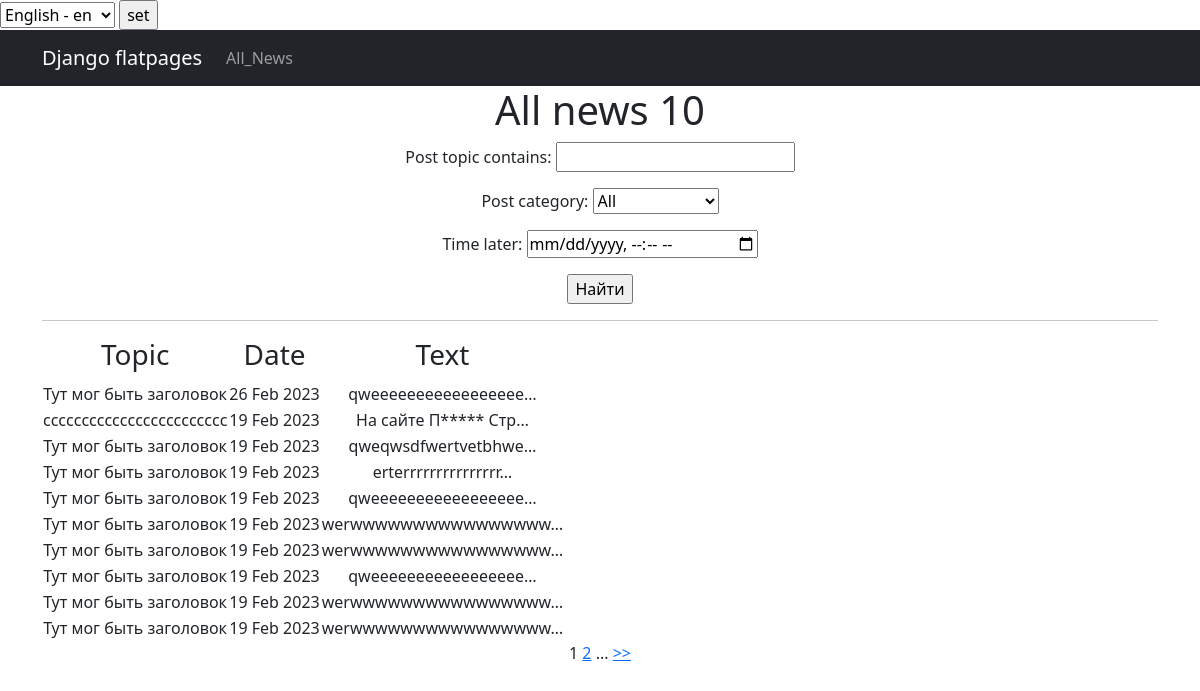
Page /news/ on the committed database.
### news/models.py (models this page shows, shortened)
class Post(models.Model): #модель должна содержать в себе статьи и новости, которые создают пользователи
    author = models.ForeignKey(Author, on_delete=models.CASCADE)
    article = 'ART'
    news = 'NEW'
    POSITIONS = [(article, 'статья'), (news, 'новость')]
    position = models.CharField(max_length=3, choices=POSITIONS, default='-')
    time = models.DateTimeField(auto_now_add=True)
    post_category = models.ManyToManyField(Category, through='PostCategoty')
    post_topic = models.CharField(max_length=255, default='Тут мог быть заголовок', help_text=_('post_topic'))
    post_text = models.TextField(default='Тут мог быть текст')
    rating = models.IntegerField(default=0)

### news/views.py (the view)
# urls.py: path('news/', PostList.as_view(), name='post_list'),
class PostList(ListView):
    model = Post
    ordering = '-time'
    template_name = 'posts.html'
    context_object_name = 'posts'
    paginate_by = 10
    def get_queryset(self):
        queryset = super().get_queryset()
        self.filterset = PostFilter(self.request.GET, queryset)
        return self.filterset.qs
    def get_context_data(self, **kwargs):
        context = super().get_context_data(**kwargs)
        context['filterset'] = self.filterset
        return context

### news/models.py (called while the page is built)
    def __str__(self):
        return f'{self.category_name}'

### news/templatetags/censor.py (called while the page is built)
@register.filter()
def bad_words(text):
    for word in text.split():
        word_trans = word.translate(str.maketrans('', '', string.punctuation))
        word_trans_lower = word_trans.lower()
        if word_trans_lower in obscene_words:
            word_g = word[0] + (len(word_trans)-1) * "*"
            text = text.replace(word_trans, word_g)
    return text

### news/templates/posts.html (shortened to what this page needs)
{% extends 'flatpages/default.html' %}
{% load censor %}
{% block content %}
{% load i18n %}
</html>
   <h1>{%trans 'All news'%} {{ posts|length }}</h1>
    <form action="" method="get">
            {{ filterset.form.as_p }}
            <input type="submit" value="Найти" />
    </form>
    <hr>
   {% if posts %}
       <table>
           <tr>
               <td><h3>{%trans 'Topic'%}</h3></td>
               <td><h3>{%trans 'Date'%}</h3></td>
               <td><h3>{%trans 'Text'%}</h3></td>
           </tr>
           {% for post in posts %}
           <tr>
               <td>{{ post.post_topic|bad_words }}</td>
               <td>{{ post.time|date:'d M Y' }}</td>
               <td>{{ post.post_text|truncatechars:20|bad_words}}</td>
               <td>
                </td>
           </tr>
           {% endfor %}
       </table>
   {% else %}
       <h2>{%trans 'No news'%}!</h2>
   {% endif %}
   {{ page_obj.number }}
   {% if page_obj.has_next %}
       <a href="?page={{ page_obj.next_page_number }}">{{ page_obj.next_page_number }}</a>
       {% if paginator.num_pages != page_obj.next_page_number %}
           ...
           <a href="?page={{ page_obj.paginator.num_pages }}">>></a>
       {% endif %}
   {% endif %}
{% endblock content %}

### rows in the picture
Post: post_topic|bad_words "Тут мог быть заголовок", time "26 Feb 2023", post_text|bad_words "qweeeeeeeeeeeeeeeee…"
Post: post_topic|bad_words "cccccccccccccccccccccccc", time "19 Feb 2023", post_text|bad_words "На сайте П***** Стр…"
Post: post_topic|bad_words "Тут мог быть заголовок", time "19 Feb 2023", post_text|bad_words "qweqwsdfwertvetbhwe…"
Post: post_topic|bad_words "Тут мог быть заголовок", time "19 Feb 2023", post_text|bad_words "erterrrrrrrrrrrrrrr…"
Post: post_topic|bad_words "Тут мог быть заголовок", time "19 Feb 2023", post_text|bad_words "qweeeeeeeeeeeeeeeee…"
Post: post_topic|bad_words "Тут мог быть заголовок", time "19 Feb 2023", post_text|bad_words "werwwwwwwwwwwwwwwww…"
Post: post_topic|bad_words "Тут мог быть заголовок", time "19 Feb 2023", post_text|bad_words "werwwwwwwwwwwwwwwww…"
Post: post_topic|bad_words "Тут мог быть заголовок", time "19 Feb 2023", post_text|bad_words "qweeeeeeeeeeeeeeeee…"
Post: post_topic|bad_words "Тут мог быть заголовок", time "19 Feb 2023", post_text|bad_words "werwwwwwwwwwwwwwwww…"
Post: post_topic|bad_words "Тут мог быть заголовок", time "19 Feb 2023", post_text|bad_words "werwwwwwwwwwwwwwwww…"

### other values in the picture
{{ posts|length }} "10"
{{ page_obj.number }} "1"
{{ page_obj.next_page_number }} "2"
form field language "English - en"
